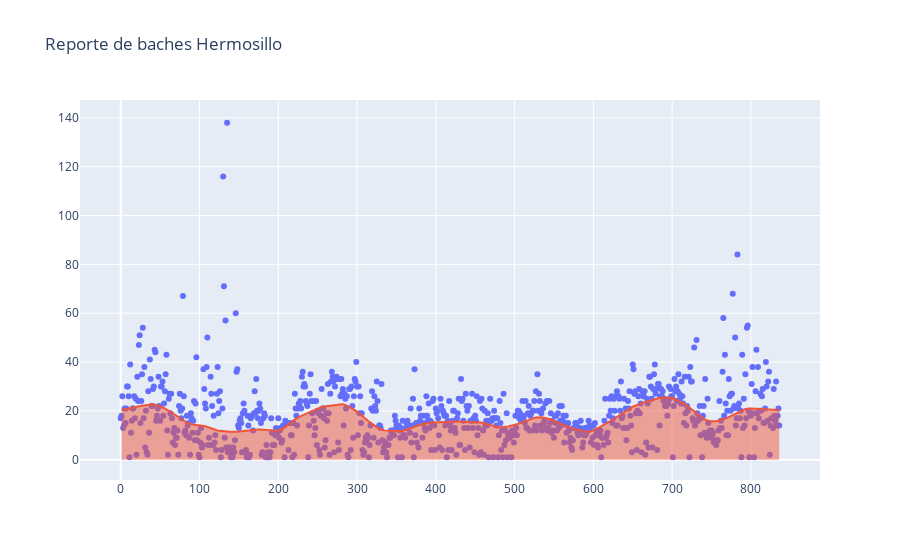

The notebook cell this image was saved under:
### Code cell
fig = go.Figure(
).add_scatter(
    x=df.index,
    y=df["size"],
    mode='markers',
    name="Real"
).add_scatter(
    x=df.index[1:],    
    y=l2[:,1],
    hovertemplate="%{y:.1f}",
    fill='tozeroy',
    name="Suaivizado (LOWESS)"
).update_layout(
    title='Reporte de baches Hermosillo',
    hovermode="x",
    showlegend=False
).show()

### Figure 1 — Plotly figure (JSON) as saved in the notebook; plotly's stock layout.template omitted (floating-point values rounded to 4 significant figures; data arrays with more than 128 entries replaced by an {"elided": "..."} marker saying what was removed)
{"data": [{"mode": "markers", "name": "Real", "type": "scatter", "x": {"elided": "837 int values"}, "y": {"elided": "837 int values"}}, {"fill": "tozeroy", "hovertemplate": "%{y:.1f}", "name": "Suaivizado (LOWESS)", "type": "scatter", "x": {"elided": "836 int values"}, "y": {"elided": "837 float values"}}], "layout": {"hovermode": "x", "showlegend": false, "title": {"text": "Reporte de baches Hermosillo"}}}
